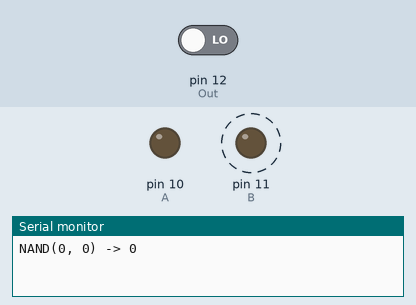
Bench run of a sketch on a simulated Arduino Uno, built with avr-gcc and run on an emulated ATmega328P. Parts: output pins drawn as LEDs (lit = HIGH), the last lines printed to the serial monitor. Dashed ring = blinking. The inputs (shaded band) are chosen by the test bench; at power-on: pin 12 (Out) LOW.

Above: at 0.5 s.
At 3.5 s:
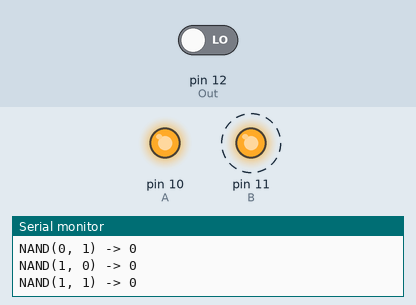
Timing chart, 0 to 5.2 s (numbered marks = the images above):
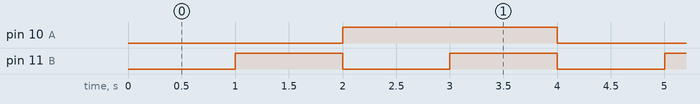

The sketch:

nand.ino
```cpp
const int A = 10;
const int B = 11;
const int Out = 12;


void setup() {
  pinMode(A, OUTPUT);
  pinMode(B, OUTPUT);
  pinMode(Out, INPUT);
  Serial.begin(115200);
}

void printPinState(int val) {
  if (LOW == val)
    Serial.print("0");
  else if (HIGH == val)
    Serial.print("1");
  else
    Serial.print("[UNK]");
}

void NAND(int a, int b) {
  static int out = LOW;

  digitalWrite(A, a);
  digitalWrite(B, b);
  out = digitalRead(Out);

  Serial.print("NAND(");
  printPinState(a);
  Serial.print(", ");
  printPinState(b);
  Serial.print(") -> ");
  printPinState(out);
  Serial.println("");
}

void NOT(int a) {
  static int out = LOW;
  digitalWrite(A, a);
  out = digitalRead(Out);

  Serial.print("NOT(");
  printPinState(a);
  Serial.print(") -> ");
  printPinState(out);
  Serial.println("");
}

void NAND_cycle() {
  NAND(LOW, LOW);
  delay(1000);
  NAND(LOW, HIGH);
  delay(1000);
  NAND(HIGH, LOW);
  delay(1000);
  NAND(HIGH, HIGH);
  delay(1000);
}

void NOT_cycle() {
  NOT(LOW);
  delay(1000);
  NOT(HIGH);
  delay(1000);
}

void loop() {
  NAND_cycle();
}
```

Measured:
- by itself, pin 10 (A): alternates HIGH for 2.0 s and LOW for 2.0 s
- by itself, pin 11 (B): alternates HIGH for 1.0 s and LOW for 1.0 s
- by itself, everything shown: repeats every 4.0 s, in 4 steps
